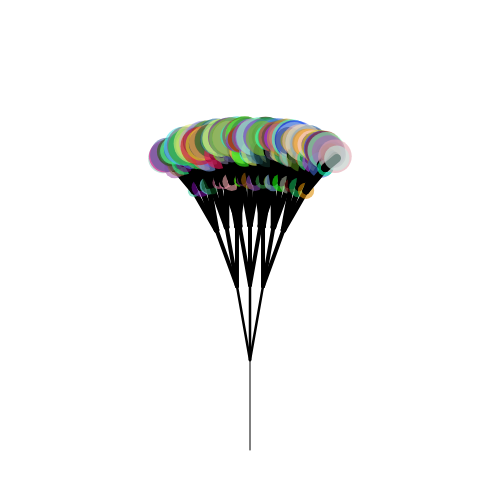
Frame 1 (no input)
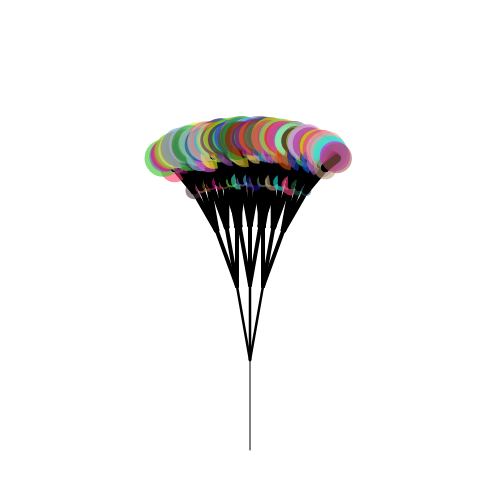
Frame 60 (no input)
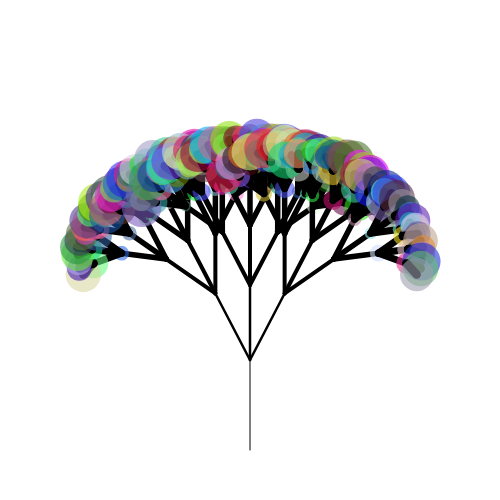
Frame 120 (the mouse pressed at the canvas centre since frame 60)

The p5.js sketch that drew these frames (run headless with seeded random() and noise() and a simulated clock; from frame 60 on, the mouse is pressed at the canvas centre):

// p5.js sketch
// ── sketch.js
// THE BALLOON PROJECT 
// SAHIL PATEL 
// 11/14/24
//
// Extra for Experts:
// - describe what you did to take this project "above and beyond"

let scale = 15;
let leafDepth = 4;  // Default leaf depth

function setup() {
  createCanvas(500, 500);
  background(255);
  randomSeed(0);  // Fix randomness for consistent leaves and branch sizes
}

function draw() {
  background(255);  // Clear screen each frame

  // Map the mouse X position to control the branching angle between 10° to 45°
  let angleOffset = map(mouseX, 0, width, radians(10), radians(45));  // Controls how wide the branches spread

  // Draw the tree with dynamic angle control
  drawTree(width / 2, height * 0.9, -PI / 2, 6, angleOffset);  // Start with fixed upward angle
}

function drawLine(x1, y1, x2, y2) {
  // Draw a line segment connecting (x1, y1) to (x2, y2)
  line(x1, y1, x2, y2);
}

function drawLeaf(x, y, depth) {
  if (depth >= leafDepth) return;  // Don't draw leaves if depth is too high

  // Random size based on depth
  let size = random(10, 20) * (5 - depth) * 0.5;

  // Random color for the leaves
  fill(random(255), random(255), random(255), 150);  // Semi-transparent color
  noStroke();
  
  // Draw a leaf as a circle (balloon)
  ellipse(x, y, size, size);
}

function drawTree(x1, y1, angle, depth, angleOffset) {
  if (depth > 0) {
    let x2 = x1 + (cos(angle) * depth * scale);  // Calculate the endpoint of the branch
    let y2 = y1 + (sin(angle) * depth * scale);  // Shorter based on depth

    // Draw the branch
    strokeWeight(map(depth, 0, 6, 10, 1));  // Thicker at the base, thinner at the top
    stroke(0);  // Black color for branches
    drawLine(x1, y1, x2, y2);

    // Draw leaves at the end of the branch (if the depth is small enough)
    if (depth < leafDepth) {
      drawLeaf(x2, y2, depth);
    }

    // Recursively draw three branches (left, middle, right) at dynamic angles
    let newDepth = depth - 1;

    // Recursively draw three branches, splitting by the angleOffset
    drawTree(x2, y2, angle - angleOffset, newDepth, angleOffset);  // Left branch
    drawTree(x2, y2, angle, newDepth, angleOffset);  // Middle branch
    drawTree(x2, y2, angle + angleOffset, newDepth, angleOffset);  // Right branch
  }
}

// Function to handle key press events (to control leaf depth)
function keyPressed() {
  if (key == 'z' || key == 'Z') {
    leafDepth = max(0, leafDepth - 1);  // Decrease the leaf depth, but not below 0
  } else if (key == 'x' || key == 'X') {
    leafDepth = min(5, leafDepth + 1);  // Increase the leaf depth, but not above 5
  }
}
